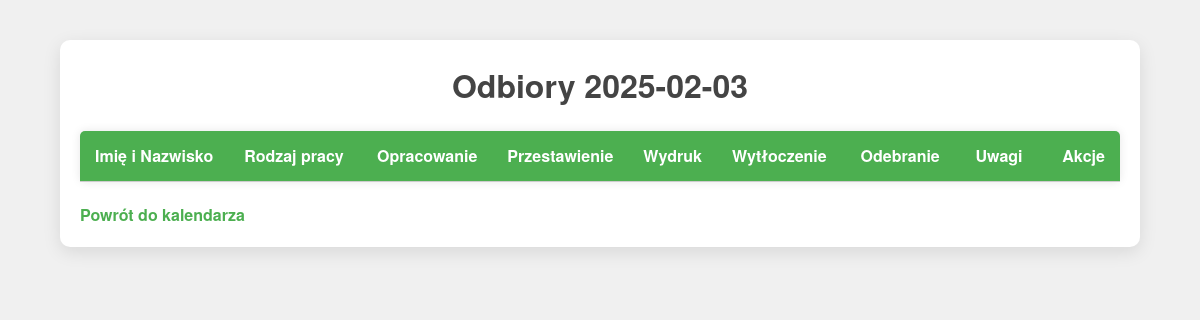
Page /day/2025-02-03 on the earlier database version.
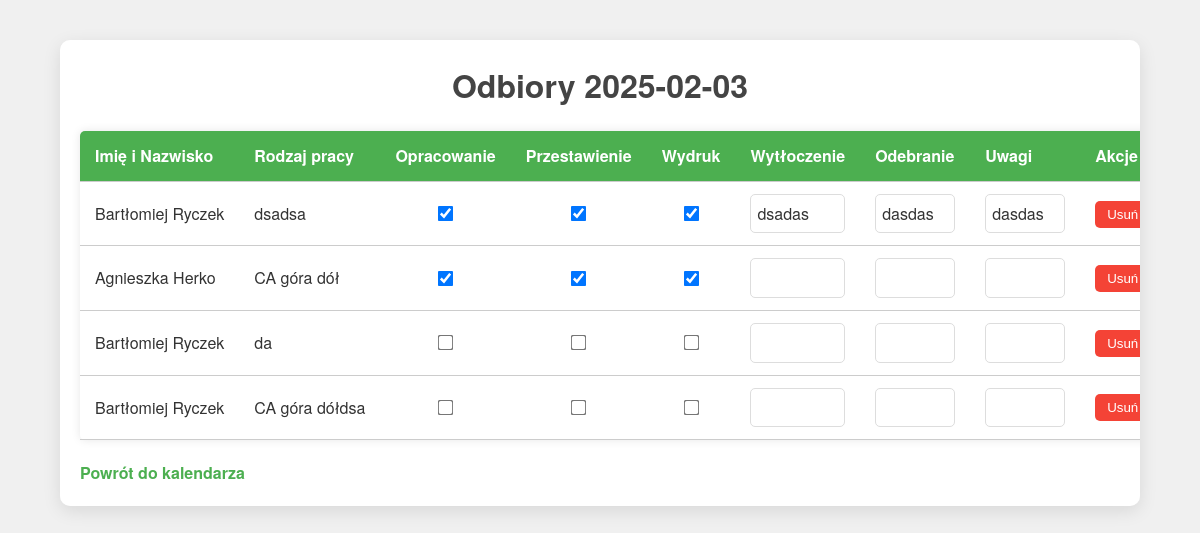
Same page on the later database version.
### app.py (models this page shows)
class Event(db.Model):
    id = db.Column(db.Integer, primary_key=True)
    first_name = db.Column(db.String(100), nullable=False)
    last_name = db.Column(db.String(100), nullable=False)
    date = db.Column(db.String(10), nullable=False)
    description = db.Column(db.String(200), nullable=True)
    opracowanie = db.Column(db.Boolean, default=False)
    przestawienie = db.Column(db.Boolean, default=False)
    wydruk = db.Column(db.Boolean, default=False)
    wytloczenie = db.Column(db.String(200), default="Data wytłoczenia:  ", nullable=True)
    odebranie = db.Column(db.String(200), default="Data odebrania:  ", nullable=True)
    uwagi = db.Column(db.String(200), nullable=True)

### app.py (the view)
@app.route('/day/<date>')
def day_view(date):
    events = Event.query.filter_by(date=date).all()
    return render_template('day.html', date=date, events=events)

### templates/day.html (shortened to what this page needs)
<!DOCTYPE html>
<html lang="pl">
<head>
    <link rel="stylesheet" href="{{ url_for('static', filename='styles_day.css') }}">
</head>
<body>
    <div id="day-container">
        <h1> Odbiory {{ date }}</h1>
        <table>
            <thead>
                <tr>
                    <th>Imię i Nazwisko</th>
                    <th>Rodzaj pracy</th>
                    <th>Opracowanie</th>
                    <th>Przestawienie</th>
                    <th>Wydruk</th>
                    <th>Wytłoczenie</th>
                    <th>Odebranie</th>
                    <th>Uwagi</th>
                    <th>Akcje</th>
                </tr>
            </thead>
            <tbody>
                {% for event in events %}
                <tr>
                    <td>{{ event.first_name }} {{ event.last_name }}</td>
                    <td>{{ event.description }}</td>
                    <td><input type="checkbox" class="status-checkbox" data-event-id="{{ event.id }}" data-status="opracowanie" {% if event.opracowanie %}checked{% endif %}></td>
                    <td><input type="checkbox" class="status-checkbox" data-event-id="{{ event.id }}" data-status="przestawienie" {% if event.przestawienie %}checked{% endif %}></td>
                    <td><input type="checkbox" class="status-checkbox" data-event-id="{{ event.id }}" data-status="wydruk" {% if event.wydruk %}checked{% endif %}></td>
                    <td><div class="wytloczenie-input" contenteditable="true" data-event-id="{{ event.id }}">{{ event.wytloczenie }}</div></td>
                    <td><div class="odebranie-input" contenteditable="true" data-event-id="{{ event.id }}">{{ event.odebranie }}</div></td>
                    <td><div class="uwagi-content" contenteditable="true" data-event-id="{{ event.id }}">{{ event.uwagi }}</div></td>
                    <td><button class="delete-btn" data-event-id="{{ event.id }}">Usuń</button></td>
                </tr>
                {% endfor %}
            </tbody>
        </table>
        <a href="/">Powrót do kalendarza</a>
    </div>
</body>
</html>

### static/styles_day.css (style rules this page uses)
* { margin: 0; padding: 0; box-sizing: border-box; }
body { font-family: 'Helvetica Neue', Arial, sans-serif; background-color: #f0f0f0; color: #333; line-height: 1.6; }
#day-container { width: 90%; max-width: auto; margin: 40px auto; padding: 20px; background-color: #ffffff; border-radius: 10px; box-shadow: 0 5px 18px rgba(0, 0, 0, 0.1); overflow-x: auto; }
#day-title, h1 { font-size: 32px; text-align: center; margin-bottom: 20px; color: #444; }
a { display: inline-block; margin-top: 20px; font-weight: bold; text-decoration: none; color: #4CAF50 ; transition: color 0.3s; }
table { table-layout: auto; width: auto; max-width: 100%; margin-top: 20px; border-radius: 5px; box-shadow: 0 0 10px rgba(0, 0, 0, 0.1); overflow-x: auto; white-space: nowrap; border-collapse: collapse; }
thead { background-color: #4CAF50; color: #ffffff; border-radius: 5px; }
th, td { padding: 12px 15px; text-align: left; vertical-align: middle; border-bottom: 1px solid #ccc; }
th:nth-child(1) { border-radius: 5px 0 0 0; }
th:nth-child(1), td:nth-child(1), th:nth-child(2), td:nth-child(2), th:nth-child(6), td:nth-child(6), th:nth-child(7), td:nth-child(7), th:nth-child(8), td:nth-child(8) { width: 15%; }
th:nth-child(3), td:nth-child(3), th:nth-child(4), td:nth-child(4), th:nth-child(5), td:nth-child(5) { width: 5%; }
th:nth-child(9), td:nth-child(9) { width: 3%; border-radius: 0 5px 0 0; }
.status-checkbox { transform: scale(1.2); cursor: pointer; }
.wytloczenie-input, .odebranie-input, .uwagi-content { border: 1px solid #ddd; padding: 6px; border-radius: 5px; min-width: 80px; }
.delete-btn { background-color: #f44336; border: none; border-radius: 5px; color: #fff; padding: 6px 12px; cursor: pointer; transition: background-color 0.3s; }
.status-checkbox { display: flex; display: block; margin: 0 auto; }

Differences in the rows shown:
now on this page (row edited): Event: first_name "Bartłomiej", last_name "Ryczek", description "dsadsa", opracowanie "☑", przestawienie "☑", wydruk "☑", wytloczenie "dsadas", odebranie "dasdas", uwagi "dasdas"
now on this page (row edited): Event: first_name "Agnieszka", last_name "Herko", description "CA góra dół", opracowanie "☑", przestawienie "☑", wydruk "☑"
added Event: first_name "Bartłomiej", last_name "Ryczek", description "da"
added Event: first_name "Bartłomiej", last_name "Ryczek", description "CA góra dółdsa"
